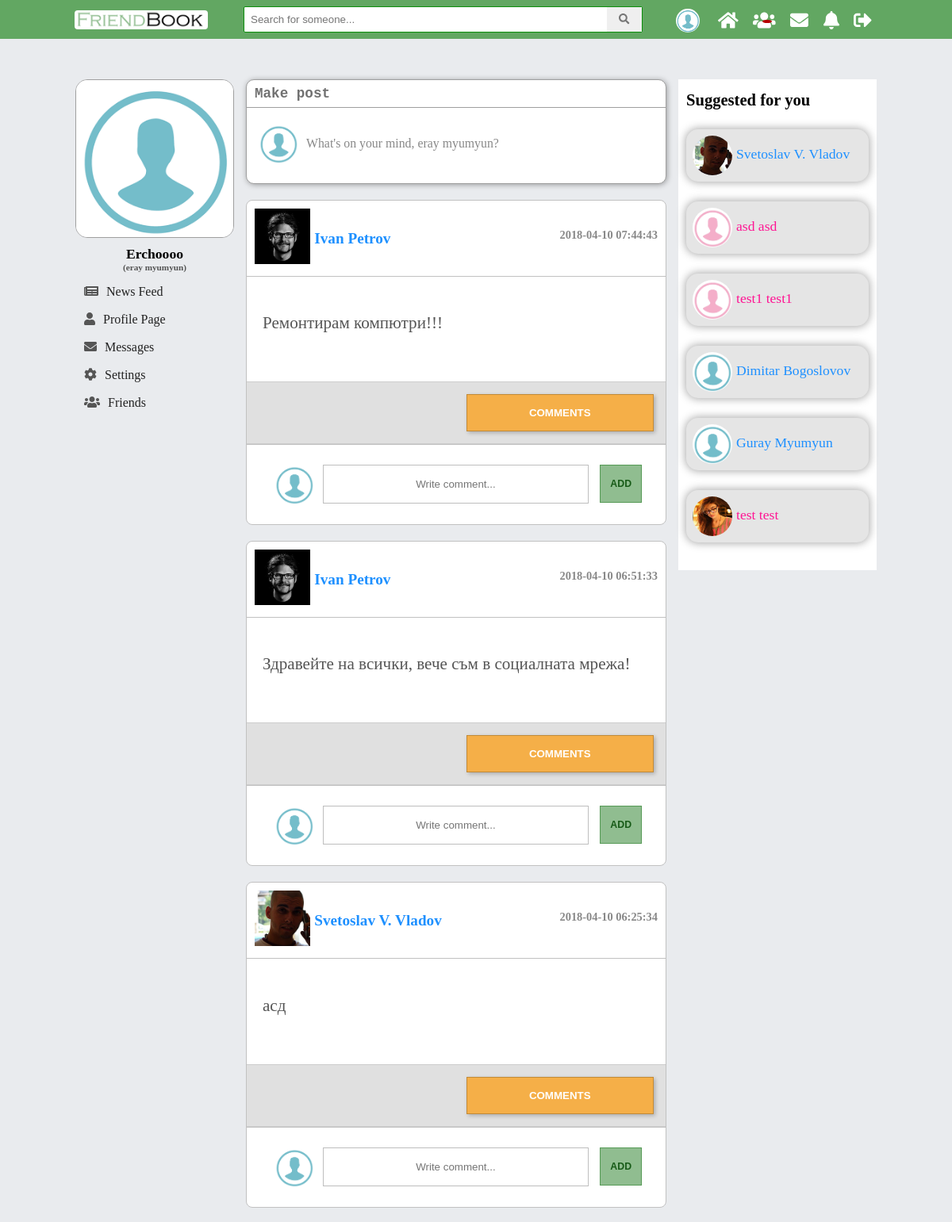
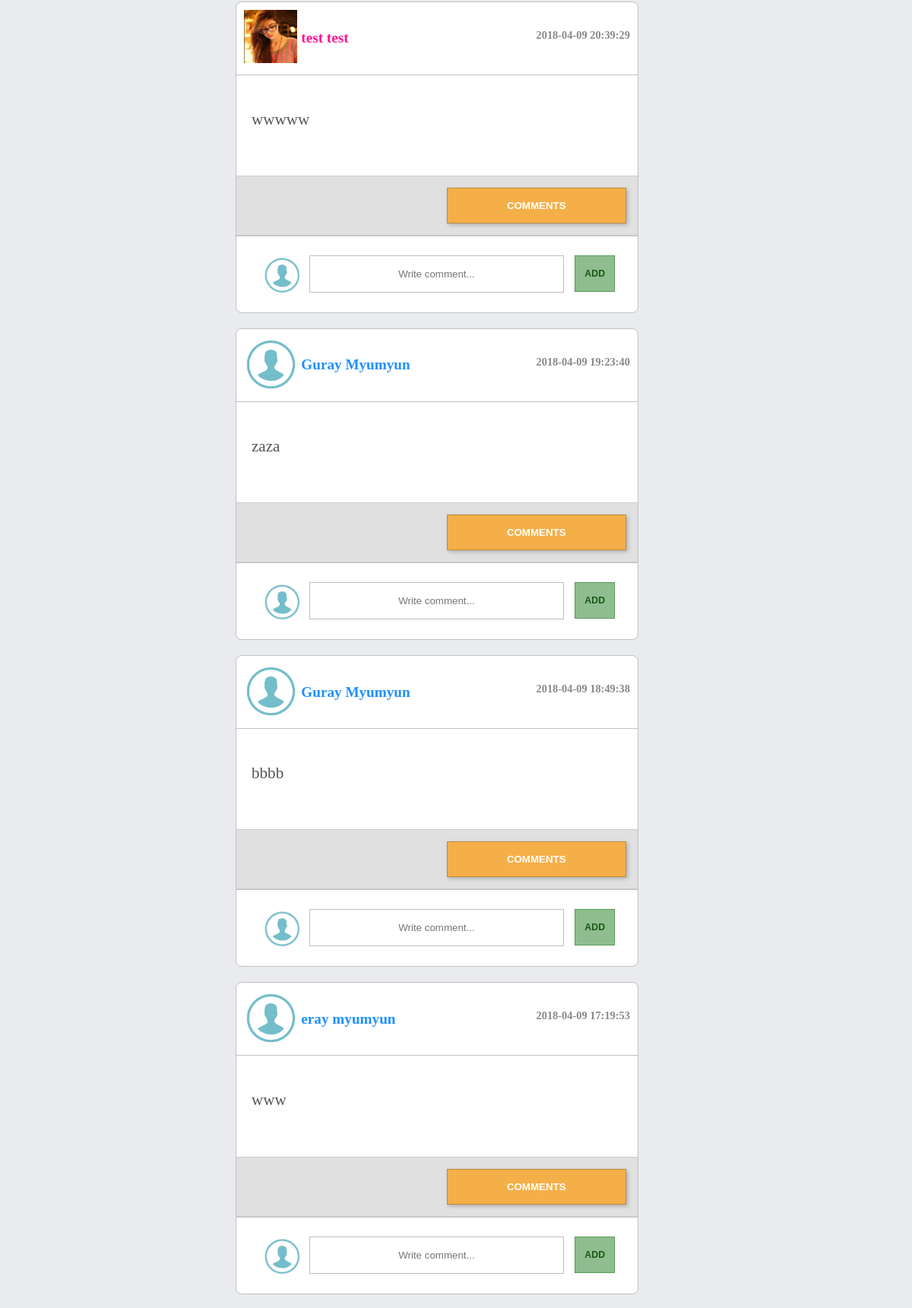
Screenshot of /V2.0/view/main.php (signed in, upper part) with the database file from the repository (2 pictures, top to bottom).
### tables this page shows
CREATE TABLE `posts` (
  `id` int(11) NOT NULL,
  `description` text NOT NULL,
  `create_date` timestamp NOT NULL DEFAULT CURRENT_TIMESTAMP ON UPDATE CURRENT_TIMESTAMP,
  `edit_date` datetime DEFAULT NULL,
  `user_id` int(11) NOT NULL
);

CREATE TABLE `users` (
  `id` int(11) NOT NULL,
  `first_name` varchar(45) DEFAULT NULL,
  `last_name` varchar(45) DEFAULT NULL,
  `email` varchar(100) NOT NULL,
  `password` varchar(150) NOT NULL,
  `reg_date` timestamp NOT NULL DEFAULT CURRENT_TIMESTAMP ON UPDATE CURRENT_TIMESTAMP,
  `gender` varchar(45) NOT NULL,
  `birthday` date NOT NULL,
  `relation_status` varchar(30) DEFAULT NULL,
  `profile_pic` varchar(200) NOT NULL,
  `profile_cover` varchar(200) NOT NULL,
  `description` varchar(500) DEFAULT NULL,
  `display_name` varchar(45) DEFAULT NULL,
  `country_id` int(11) DEFAULT NULL,
  `mobile_number` int(11) DEFAULT NULL,
  `www` varchar(100) DEFAULT NULL,
  `skype` varchar(50) DEFAULT NULL
);

### V2.0/model/posts_dao.php (called while the page is built, shortened)
<?php
function getAllPosts() {
    $pdo = $GLOBALS['pdo'];
    $statement = $pdo->prepare("SELECT posts.id AS post_id, posts.description, posts.create_date, users.id AS user_id, users.first_name, users.last_name, users.gender ,users.profile_pic, users.profile_cover
                                FROM posts
                                JOIN users ON posts.user_id = users.id WHERE ?
                                ORDER BY posts.create_date DESC ");
    $statement->execute(array(1));
    $result = $statement->fetchAll(PDO::FETCH_ASSOC);
    return $result;
}

### V2.0/model/users_dao.php (called while the page is built, shortened)
<?php
function getSuggestedUsers($user_id) {
    $pdo = $GLOBALS['pdo'];
    $statement = $pdo->prepare("SELECT id, first_name, last_name, email, birthday, gender, profile_pic, profile_cover, relation_status
                                FROM users
                                WHERE id != ? LIMIT 6;");
    $statement->execute(array($user_id));
    $result = $statement->fetchAll();
    $suggested_users = [];
    foreach ($result as $user) {
        $usr = [];
        $usr['id'] = $user['id'];
        $usr['first_name'] = $user['first_name'];
        $usr['last_name'] = $user['last_name'];
        $usr['email'] = $user['email'];
        $usr['birthday'] = $user['birthday'];
        $usr['gender'] = $user['gender'];
        $usr['profile_pic'] = $user['profile_pic'];
        $usr['profile_cover'] = $user['profile_cover'];
        $usr['relation_status'] = $user['relation_status'];
        $suggested_users[] = $usr;
    }
    return $suggested_users;
}

### V2.0/include/modules/news_feed_posts.php (the view, shortened to what this page needs)
<div id="newsfeed">
    <?php
    $allPosts = getAllPosts();
    foreach ($allPosts as $post) {?>
        <div class="post">
            <div class="user_info">
                <div class="icon"><a href="profile.php?id=<?php echo $post['user_id']?>"><img src="<?php echo $post['profile_pic']; ?>" alt="icon" title="<?php echo $post["first_name"] . " " . $post["last_name"]; ?>" class="img-rounded center-block"></a></div>
                <div class="name"><a href="profile.php?id=<?php echo $post['user_id']?>" class="<?php echo ($post['gender'] == 'female') ? "female" : "male"?>"><?php echo $post["first_name"] . " " . $post["last_name"]; ?></a></div>
                <div class="date"><?php echo $post['create_date']; ?></div>
            </div>
            <div class="description">
                <p><?php echo $post["description"]; ?></p>
            </div>
            <div class="post_navigation">
                <div class="like-container" id="like-container<?php echo $post['post_id']?>">
                </div>
                <div class="comments-buttons" id=comments-buttons<?php echo $post['post_id']; ?>">
                    <button onclick="displayComments(<?php echo $post['post_id']?>)" type="button" class="display_comments" name="button" id="comment_btn<?php echo $post['post_id']?>">COMMENTS</button>
                </div>
            </div>
            <div class="add-comment-div">
                <span class="user_pic_add_comment">
                    <img src="<?php echo $_SESSION['logged']['profile_pic']; ?>" alt="icon" class="img-rounded center-block">
                </span>
                <input type="text" placeholder="Write comment..." class="comment-textarea<?= $post['post_id'] ?>" name="comment_description">
                <button id="add<?php echo $post['post_id']?>" class="mini-btn">add</button>
            </div>
        </div>
    <?php }?>
</div>

### V2.0/include/modules/suggested_users.php (shortened to what this page needs)
<div class="proposed-container">
    <h3>Suggested for you</h3>
    <ul class="proposed-users">
        <?php
        require_once '../model/users_dao.php';
        $suggested_users = getSuggestedUsers($_SESSION['logged']['id']);
        foreach ($suggested_users as $user) { ?>
                <li id="user<?php echo $user['id']?>">
                    <a class="<?php echo ($user['gender'] == 'male') ? 'male' : 'female' ?>" href="../view/profile.php?id=<?=$user['id']?>"><img src="<?php echo $user['profile_pic']?>"><?php echo $user['first_name'] . " " . $user['last_name']?></a>
                </li>
        <?php } ?>
    </ul>
</div>

### V2.0/assets/css/comment_module.css (style rules this page uses)
div.icon img { height: 70px; }
div.date { float: right; top: 25px; position: relative; font-size: 0.9rem; }
.user_info { color: #888; font-weight: bold; padding: 10px; font-size: 1.2em; border-bottom: 1px solid #c1c1c1; }
.description p { font-size: 1.1em; color: #555; }
.post_navigation { display: grid; grid-template-columns: 1fr 1fr; grid-gap: 25px; margin: 15px 0px 0; background: #e0e0e0; padding: 15px; border-top: 1px solid #cdcdcd; border-bottom: 1px solid #cdcdcd; }
.name, .icon { display: inline-block; vertical-align: middle; font-size: 1.2rem; }
.description { padding: 25px 20px; font-size: 1.2rem; }
span.user_pic_add_comment img { height: 50px; vertical-align: middle; border-radius: 5px; margin-right: 7px; }
input[type="text"] { padding: 16px; width: 70%; box-sizing: border-box; }
.comments-buttons button { background: #f5af48; color: white; font-weight: bold; font-family: arial; border: 1px solid #c18a38; transition: background 0.4s ease-in-out; cursor: pointer; }
.like-button, .dislike-button, .comments-buttons button { padding: 15px; width: 100%; box-shadow: 2px 2px 5px #0000003b; }

### V2.0/assets/css/main.css (style rules this page uses)
body { font-size: 1.1em; padding: 0; background-color: #e9ebee; margin: 0; padding-top: 50px; }
.proposed-users { list-style: none; padding: 0; }
.proposed-users li { padding: 8px; background: #e5e5e5; margin: 25px 0px; border-radius: 15px; box-shadow: 0 0 11px 1px darkgrey; border: none; }
.proposed-users li a { text-decoration: none; vertical-align: top; }
.proposed-users li a img { display: inline-block; vertical-align: middle; width: 50px; border-radius: 50%; margin-right: 5px; }
.proposed-container { background: #fff; box-sizing: border-box; padding: 10px; }
.proposed-container h3 { margin: 5px 0; }
.post { background: white; border-radius: 8px; box-sizing: border-box; margin: 20px 0; position: relative; border: 1px solid #c1c1c1; }
.mini-btn { padding: 10px 0; width: 100%; max-width: 100px; text-transform: uppercase; font-weight: bold; font-size: 0.7em; color: #175a17; margin: 0 5px; border-radius: inherit; float: right; cursor: pointer; transition: background 0.3s ease-in-out, color 0.3s ease-in-out; background: #90bd90; vertical-align: middle; border: 1px solid #569a56; }
.add-comment-div { width: 100%; text-align: center; padding: 25px; border-top: 1px solid #c1c1c1; box-sizing: border-box; }
.female { color: deeppink !important; text-decoration: none; }
.male { color: dodgerblue !important; text-decoration: none; }
.add-comment-div input { width: 85%; padding: 10px 0px; text-align: center; border: 1px solid #55555561; transition: background 0.3s ease-in-out, padding 0.4s ease-in-out; }
.add-comment-div button { width: 11%; padding: 16px 0 !important; }
.like-container { position: relative; }
div.icon img { height: 70px; }
.description p { font-size: 1.1em; color: #555; }
.post_navigation { display: grid; grid-template-columns: 1fr 1fr; grid-gap: 25px; margin: 15px 0px 0; background: #e0e0e0; padding: 15px; border-top: 1px solid #c1c1c1; border-bottom: 1px solid #c1c1c1; }
span.user_pic_add_comment img { height: 40px; vertical-align: middle; }
input[name="comment_description"] { padding: 10px; width: 85%; box-sizing: border-box; }
ul.proposed-users li { position: relative; }

### rows the page displays
posts: user.profile_pic (picture), user.first_name "Ivan", user.last_name "Petrov", create_date "2018-04-10 07:44:43", description "Ремонтирам компютри!!!"
posts: user.profile_pic (picture), user.first_name "Ivan", user.last_name "Petrov", create_date "2018-04-10 06:51:33", description "Здравейте на всички, вече съм в социалната мрежа!"
posts: user.profile_pic (picture), user.first_name "Svetoslav", user.last_name "V. Vladov", create_date "2018-04-10 06:25:34", description "асд"
posts: user.last_name (picture), user.first_name "test", user.last_name "test", create_date "2018-04-09 20:39:29", description "wwwww"
posts: user.profile_pic (placeholder picture), user.first_name "Guray", user.last_name "Myumyun", create_date "2018-04-09 19:23:40", description "zaza"
posts: user.profile_pic (placeholder picture), user.first_name "Guray", user.last_name "Myumyun", create_date "2018-04-09 18:49:38", description "bbbb"
posts: user.profile_pic (placeholder picture), user.first_name "eray", user.last_name "myumyun", create_date "2018-04-09 17:19:53", description "www"
users: profile_pic (picture), first_name "Svetoslav", last_name "V. Vladov"
users: profile_pic (placeholder picture), first_name "asd", last_name "asd"
users: profile_pic (placeholder picture), first_name "test1", last_name "test1"
users: profile_pic (placeholder picture), first_name "Dimitar", last_name "Bogoslovov"
users: profile_pic (placeholder picture), first_name "Guray", last_name "Myumyun"
users: profile_pic (picture), first_name "test", last_name "test"

### other values shown
$_SESSION['logged']["display_name"] "Erchoooo"
$_SESSION['logged']["full_name"] "eray myumyun"
$_SESSION["logged"]["first_name"] "eray"
$_SESSION["logged"]["last_name"] "myumyun"
